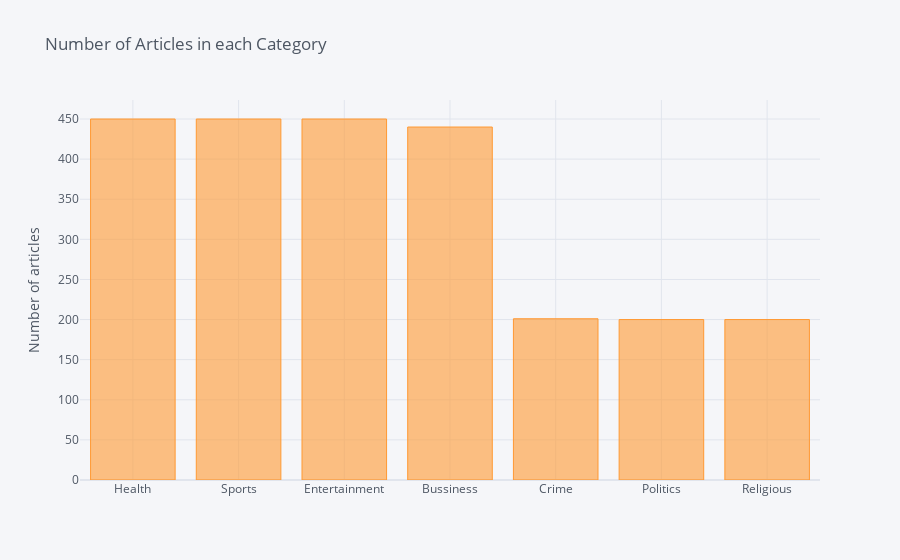

The code cell stored with this chart in its notebook:
### Code cell
df['Category'].value_counts().sort_values(ascending=False).iplot(kind='bar', yTitle='Number of articles', 
                                                                title='Number of Articles in each Category')

### Figure 1 — Plotly figure (JSON) as saved in the notebook; plotly's stock layout.template omitted (floating-point values rounded to 4 significant figures)
{"data": [{"marker": {"color": "rgba(255, 153, 51, 0.6)", "line": {"color": "rgba(255, 153, 51, 1.0)", "width": 1}}, "name": "Category", "orientation": "v", "text": "", "type": "bar", "x": ["Health", "Sports", "Entertainment", "Bussiness", "Crime", "Politics", "Religious"], "y": [450, 450, 450, 440, 201, 200, 200]}], "layout": {"legend": {"bgcolor": "#F5F6F9", "font": {"color": "#4D5663"}}, "paper_bgcolor": "#F5F6F9", "plot_bgcolor": "#F5F6F9", "title": {"font": {"color": "#4D5663"}, "text": "Number of Articles in each Category"}, "xaxis": {"gridcolor": "#E1E5ED", "showgrid": true, "tickfont": {"color": "#4D5663"}, "title": {"font": {"color": "#4D5663"}, "text": ""}, "zerolinecolor": "#E1E5ED"}, "yaxis": {"gridcolor": "#E1E5ED", "showgrid": true, "tickfont": {"color": "#4D5663"}, "title": {"font": {"color": "#4D5663"}, "text": "Number of articles"}, "zerolinecolor": "#E1E5ED"}}}
